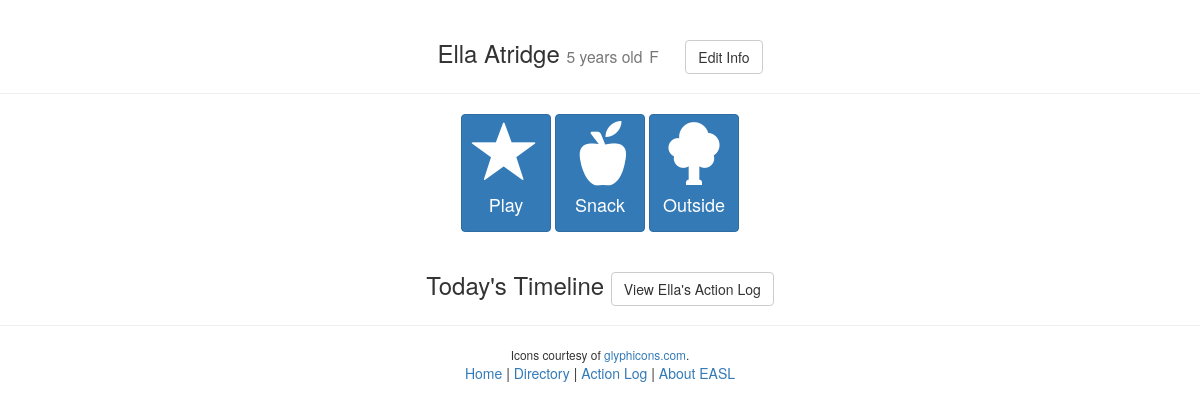
Page /student/11/ on the earlier database version.
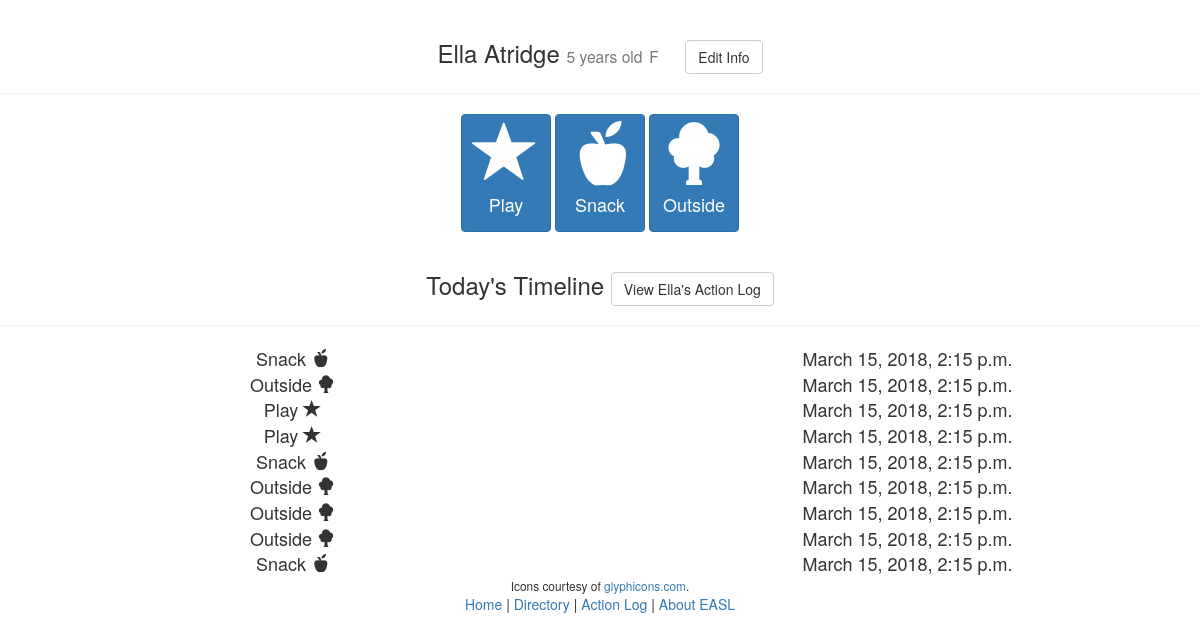
Same page on the later database version.
### webApp/models.py (models this page shows, shortened)
class Student(models.Model):
    first_name = models.CharField(max_length=50)
    last_name = models.CharField(max_length=50)
    date_of_birth = models.DateField()
    gender = models.CharField(max_length=10, choices=[('M', 'Male'), ('F', 'Female')])
    def age(self):
        today = date.today()
        try:
            birthday = self.date_of_birth.replace(year=today.year)
        except ValueError:
            birthday = self.date_of_birth.replace(year=today.year)
        if birthday > today:
            return today.year - self.date_of_birth.year - 1
        else:
            return today.year - self.date_of_birth.year
    class Meta:
        unique_together = [("first_name", "last_name", "date_of_birth")]
        ordering = ['last_name']

class Action(models.Model):
    ACTION_CHOICES = [('S', 'Snack'), ('P', 'Play'), ('O', 'Outside')]
    time = models.DateTimeField()
    action = models.CharField(max_length=1, choices=ACTION_CHOICES)
    student = models.ForeignKey('Student', on_delete=models.CASCADE)
    class Meta:
        ordering = ['-time']

### webApp/views.py (the view)
# urls.py: url(r'^student/(\d+)/', views.student_detail, name='student_detail'),
def student_detail(request, id):
    try:
        student = Student.objects.get(id=id)
    except Student.DoesNotExist:
        raise Http404('Student not found')
    print('puttingactions')
    today_min = datetime.datetime.combine(datetime.date.today(), datetime.time.min)
    today_max = datetime.datetime.combine(datetime.date.today(), datetime.time.max)
    actions = Action.objects.filter(student=student, time__range=(today_min, today_max))
    return render(request, 'student_detail.html', {'student': student, 'actions': actions})

### webApp/templates/student_detail.html (shortened to what this page needs)
{% extends "base.html" %}
{% load bootstrap3 %}
{% load static %}
{% block content %}
<div class="page-header">
  <h3 class="text-center">
    {{ student.first_name|capfirst }} {{ student.last_name|capfirst }}
    <small>{{ student.age }} years old</small>
    <small>{{ student.gender }}</small>
      <a class="btn btn-default" href="{% url 'edit_page' student.id %}"; style="margin-left:20px;">
        Edit Info
      </a>
  </h3>
</div>
<div class="text-center">
  {% buttons %}
  <a class="btn btn-primary" href="{% url 'save_action' student.id 'P' %}";>
    <span class="glyphicon glyphicon-star" style="font-size: 64px"></span><br>
    <h4>Play</h4>
  </a>
  <a class="btn btn-primary" href="{% url 'save_action' student.id 'S' %}";>
    <span class="glyphicon glyphicon-apple" style="font-size: 64px"></span><br>
    <h4>Snack</h4>
  </a>
  <a class="btn btn-primary" href="{% url 'save_action' student.id 'O' %}";>
    <span class="glyphicon glyphicon-tree-deciduous" style="font-size: 64px"></span><br>
    <h4>Outside</h4>
  </a>
  {% endbuttons %}
</div>
<div class="page-header">
  <h3 class="text-center"> Today's Timeline
    <a class="btn btn-default" href="{% url 'student_action_log' student.id %}";>
      View {{ student.first_name|capfirst }}'s Action Log
    </a>
  </h3>
</div>
{% for action in actions.reverse %}
  <div class="text-center">
    <div class="row">
      <div class="col-md-6" style="font-size: 18px">
          {% if action.action == 'P' %}
            {{action.get_action_display}}
            <span class="glyphicon glyphicon-star"></span><br>
          {% elif action.action == 'S' %}
            {{action.get_action_display}}
            <span class="glyphicon glyphicon-apple"></span><br>
          {% elif action.action == 'O' %}
            {{action.get_action_display}}
            <span class="glyphicon glyphicon-tree-deciduous"></span><br>
          {% endif %}
      </div>
      <div class="col-md-6" style="font-size: 18px">
          {{ action.time }}
      </div>
    </div>
  </div>
{% endfor %}
<div class="text-center">
  <small>Icons courtesy of <a href="https://glyphicons.com/">glyphicons.com</a>.</small>
</div>
{% endblock %}

### webApp/templates/base.html (shortened to what this page needs)
{% load bootstrap3 %}
{% load static %}
{% bootstrap_css %}
<html lang="en-US">
  <head>
  </head>
  <body>
    {% block content %}
    {% endblock %}
    <div class="footer">
      <div class="text-center">
        <a href="{% url 'home' %}">Home</a>
        |
        <a href="{% url 'directory' %}">Directory</a>
        |
        <a href="{% url 'action_log' %}">Action Log</a>
        |
        <a href="/about/">About EASL</a>
      </div>
    </div>
  </body>
</html>

Differences in the rows shown:
added Action: action "Snack", time "March 15, 2018, 2:15 p.m."
added Action: action "Outside", time "March 15, 2018, 2:15 p.m."
added Action: action "Play", time "March 15, 2018, 2:15 p.m."
added Action: action "Play", time "March 15, 2018, 2:15 p.m."
added Action: action "Snack", time "March 15, 2018, 2:15 p.m."
added Action: action "Outside", time "March 15, 2018, 2:15 p.m."
added Action: action "Outside", time "March 15, 2018, 2:15 p.m."
added Action: action "Outside", time "March 15, 2018, 2:15 p.m."
added Action: action "Snack", time "March 15, 2018, 2:15 p.m."
